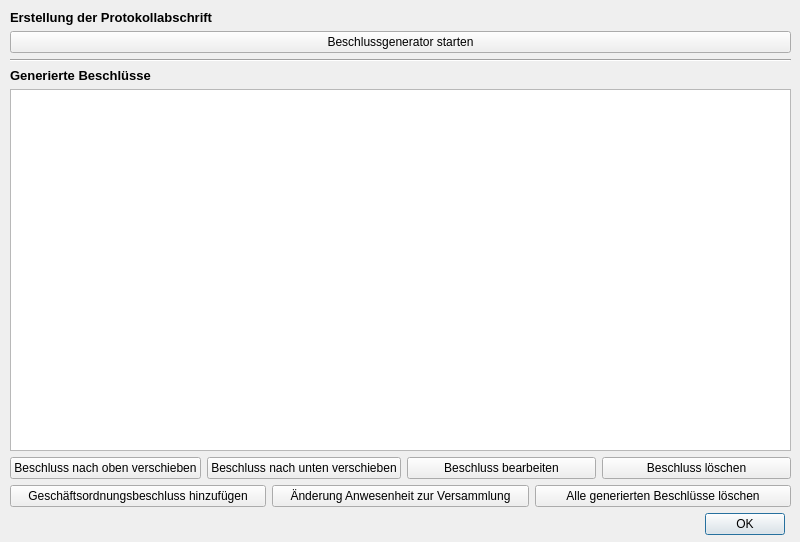
<?xml version="1.0" encoding="UTF-8"?>
<ui version="4.0">
 <class>protocolDecissionGenerator</class>
 <widget class="QWidget" name="protocolDecissionGenerator">
  <property name="geometry">
   <rect>
    <x>0</x>
    <y>0</y>
    <width>800</width>
    <height>542</height>
   </rect>
  </property>
  <property name="windowTitle">
   <string>Dialog</string>
  </property>
  <property name="autoFillBackground">
   <bool>true</bool>
  </property>
  <widget class="QWidget" name="gridLayoutWidget_2">
   <property name="geometry">
    <rect>
     <x>10</x>
     <y>10</y>
     <width>781</width>
     <height>525</height>
    </rect>
   </property>
   <layout class="QGridLayout" name="gridLayout_2">
    <item row="2" column="0" colspan="2">
     <widget class="Line" name="line">
      <property name="orientation">
       <enum>Qt::Horizontal</enum>
      </property>
     </widget>
    </item>
    <item row="3" column="0" colspan="2">
     <widget class="QLabel" name="label_6">
      <property name="sizePolicy">
       <sizepolicy hsizetype="Preferred" vsizetype="Fixed">
        <horstretch>0</horstretch>
        <verstretch>0</verstretch>
       </sizepolicy>
      </property>
      <property name="font">
       <font>
        <pointsize>10</pointsize>
        <weight>75</weight>
        <bold>true</bold>
       </font>
      </property>
      <property name="text">
       <string>Generierte Beschlüsse</string>
      </property>
      <property name="alignment">
       <set>Qt::AlignLeading|Qt::AlignLeft|Qt::AlignVCenter</set>
      </property>
     </widget>
    </item>
    <item row="0" column="0" colspan="2">
     <widget class="QLabel" name="label">
      <property name="sizePolicy">
       <sizepolicy hsizetype="Preferred" vsizetype="Fixed">
        <horstretch>0</horstretch>
        <verstretch>0</verstretch>
       </sizepolicy>
      </property>
      <property name="font">
       <font>
        <pointsize>10</pointsize>
        <weight>75</weight>
        <bold>true</bold>
       </font>
      </property>
      <property name="text">
       <string>Erstellung der Protokollabschrift</string>
      </property>
     </widget>
    </item>
    <item row="4" column="0" rowspan="2" colspan="2">
     <widget class="QTableView" name="tableView">
      <property name="sizePolicy">
       <sizepolicy hsizetype="Expanding" vsizetype="Expanding">
        <horstretch>0</horstretch>
        <verstretch>0</verstretch>
       </sizepolicy>
      </property>
      <property name="minimumSize">
       <size>
        <width>0</width>
        <height>350</height>
       </size>
      </property>
      <property name="font">
       <font>
        <pointsize>10</pointsize>
       </font>
      </property>
      <property name="contextMenuPolicy">
       <enum>Qt::CustomContextMenu</enum>
      </property>
      <property name="verticalScrollBarPolicy">
       <enum>Qt::ScrollBarAsNeeded</enum>
      </property>
      <property name="horizontalScrollBarPolicy">
       <enum>Qt::ScrollBarAlwaysOff</enum>
      </property>
      <property name="sizeAdjustPolicy">
       <enum>QAbstractScrollArea::AdjustIgnored</enum>
      </property>
      <property name="dragEnabled">
       <bool>true</bool>
      </property>
      <property name="alternatingRowColors">
       <bool>true</bool>
      </property>
      <property name="selectionMode">
       <enum>QAbstractItemView::SingleSelection</enum>
      </property>
      <property name="selectionBehavior">
       <enum>QAbstractItemView::SelectRows</enum>
      </property>
      <attribute name="horizontalHeaderCascadingSectionResizes">
       <bool>true</bool>
      </attribute>
      <attribute name="horizontalHeaderStretchLastSection">
       <bool>true</bool>
      </attribute>
      <attribute name="verticalHeaderVisible">
       <bool>false</bool>
      </attribute>
     </widget>
    </item>
    <item row="7" column="0" colspan="2">
     <layout class="QHBoxLayout" name="horizontalLayout">
      <item>
       <widget class="QPushButton" name="addChangeRules">
        <property name="text">
         <string>Geschäftsordnungsbeschluss hinzufügen</string>
        </property>
       </widget>
      </item>
      <item>
       <widget class="QPushButton" name="addChangePresence">
        <property name="text">
         <string>Änderung Anwesenheit zur Versammlung</string>
        </property>
       </widget>
      </item>
      <item>
       <widget class="QPushButton" name="deleteAllEntries">
        <property name="text">
         <string>Alle generierten Beschlüsse löschen</string>
        </property>
       </widget>
      </item>
     </layout>
    </item>
    <item row="1" column="0" colspan="2">
     <widget class="QPushButton" name="startAgendaWizard">
      <property name="text">
       <string>Beschlussgenerator starten</string>
      </property>
     </widget>
    </item>
    <item row="6" column="0" colspan="2">
     <layout class="QHBoxLayout" name="horizontalLayout_2">
      <item>
       <widget class="QPushButton" name="moveEntryUp">
        <property name="text">
         <string>Beschluss nach oben verschieben</string>
        </property>
       </widget>
      </item>
      <item>
       <widget class="QPushButton" name="moveEntryDown">
        <property name="text">
         <string>Beschluss nach unten verschieben</string>
        </property>
       </widget>
      </item>
      <item>
       <widget class="QPushButton" name="editEntry">
        <property name="sizePolicy">
         <sizepolicy hsizetype="MinimumExpanding" vsizetype="Fixed">
          <horstretch>0</horstretch>
          <verstretch>0</verstretch>
         </sizepolicy>
        </property>
        <property name="text">
         <string>Beschluss bearbeiten</string>
        </property>
       </widget>
      </item>
      <item>
       <widget class="QPushButton" name="deleteEntry">
        <property name="sizePolicy">
         <sizepolicy hsizetype="MinimumExpanding" vsizetype="Fixed">
          <horstretch>0</horstretch>
          <verstretch>0</verstretch>
         </sizepolicy>
        </property>
        <property name="text">
         <string>Beschluss löschen</string>
        </property>
       </widget>
      </item>
     </layout>
    </item>
    <item row="8" column="0">
     <widget class="QDialogButtonBox" name="buttonBox">
      <property name="standardButtons">
       <set>QDialogButtonBox::Ok</set>
      </property>
     </widget>
    </item>
   </layout>
  </widget>
 </widget>
 <resources/>
 <connections/>
</ui>
